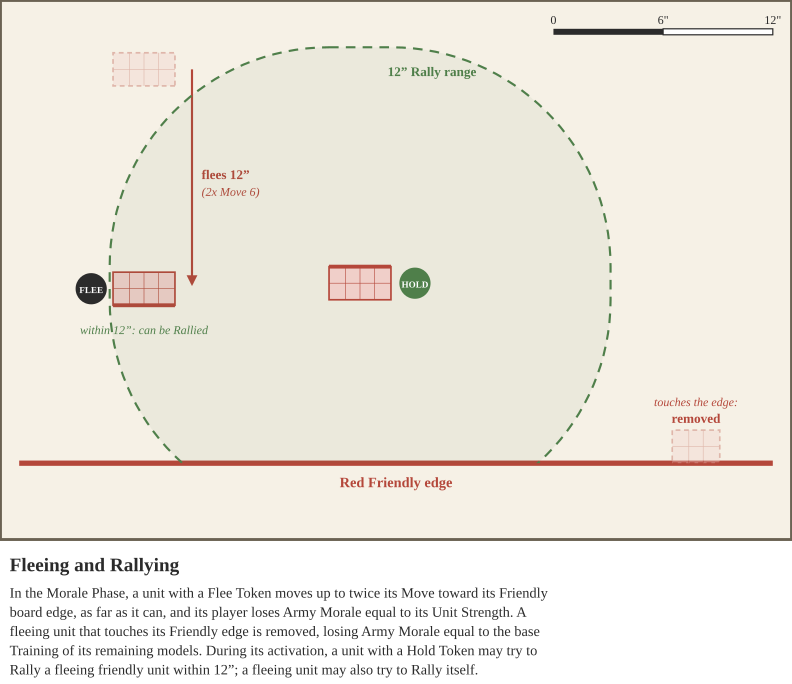

This figure's Python source:
from board import *
k = 0.3
W, H = 330, 225
s = SVG(W, H, 'Fleeing and Rallying', [
    'In the Morale Phase, a unit with a Flee Token moves up to twice its Move toward its Friendly board edge, as far as it can, and its',
    'player loses Army Morale equal to its Unit Strength. A fleeing unit that touches its Friendly edge is removed, losing Army Morale',
    'equal to the base Training of its remaining models. During its activation, a unit with a Hold Token may try to Rally a fleeing',
    'friendly unit within 12”; a fleeing unit may also try to Rally itself.'])
s.panel(0, 0, W, H)
edge = H - 32
s.add(f'<line x1="8" y1="{edge}" x2="{W-8}" y2="{edge}" stroke="{C["red"]}" stroke-width="2.2"/>')
s.text(W / 2, edge + 10, 'Red Friendly edge', 6, C['red'], bold=True)
def mm(v): return v * k
def token(x, y, t, col):
    s.add(f'<circle cx="{x:.1f}" cy="{y:.1f}" r="6.5" fill="{col}"/>'); s.text(x, y + 1.8, t, 3.8, '#fff', bold=True)
# 1. a unit (Move 6) flees 12" toward its edge
fx, fy0 = 60, 22
fy1 = fy0 + mm(12 * IN)
mini_tray(s, fx, fy0 + mm(23), 2, 4, 180, 'red', ghost=True, k=k)
mini_tray(s, fx, fy1 + mm(23), 2, 4, 180, 'red', k=k)
s.arrow(fx + 20, fy0 + mm(23), fx + 20, fy1 + mm(23) - 2, C['red'], w=0.9)
s.text(fx + 24, (fy0 + fy1) / 2 + mm(23), 'flees 12”', 5.5, C['red'], 'start', bold=True)
s.text(fx + 24, (fy0 + fy1) / 2 + mm(23) + 7, '(2x Move 6)', 5, C['red'], 'start', italic=True)
token(fx - 22, fy1 + mm(23), 'FLEE', C['ink'])
# 2. a fleeing unit that reaches the edge is removed
rx = 290
mini_tray(s, rx, edge - mm(23), 2, 3, 180, 'red', ghost=True, k=k)
s.text(rx, edge - mm(46) - 10, 'touches the edge:', 5, C['red'], italic=True)
s.text(rx, edge - mm(46) - 3, 'removed', 5.5, C['red'], bold=True)
# 3. a unit with a Hold token and its 12" rally range
hx, hy = 150, 118
w, d = mm(86), mm(46); R = mm(12 * IN)
s.add(f'<clipPath id="table"><rect x="0" y="0" width="{W}" height="{edge}"/></clipPath>')
s.add(f'<rect clip-path="url(#table)" x="{hx - w/2 - R:.1f}" y="{hy - d/2 - R:.1f}" width="{w + 2*R:.1f}" height="{d + 2*R:.1f}" rx="{R:.1f}" fill="{C["green"]}" fill-opacity="0.07" stroke="{C["green"]}" stroke-width="0.9" stroke-dasharray="4 3"/>')
mini_tray(s, hx, hy, 2, 4, 0, 'red', k=k)
token(hx + w / 2 + 10, hy, 'HOLD', C['green'])
s.text(hx + 30, hy - d / 2 - R + 12, '12” Rally range', 5.5, C['green'], bold=True)
s.text(fx, fy1 + mm(46) + 12, 'within 12”: can be Rallied', 5, C['green'], italic=True)
s.add(f'<rect x="0.4" y="0.4" width="{W-0.8}" height="{H-0.8}" fill="none" stroke="{C["line"]}" stroke-width="0.8"/>')
w12 = mm(12 * IN)
s.add(f'<rect x="{W-8-w12:.1f}" y="{12}" width="{w12/2:.1f}" height="2.5" fill="{C["ink"]}"/><rect x="{W-8-w12/2:.1f}" y="12" width="{w12/2:.1f}" height="2.5" fill="#fff" stroke="{C["ink"]}" stroke-width="0.5"/>')
s.text(W - 8 - w12, 10, '0', 5, C['ink']); s.text(W - 8 - w12 / 2, 10, '6"', 5, C['ink']); s.text(W - 8, 10, '12"', 5, C['ink'])
print(s.save('fleeing.svg'))
